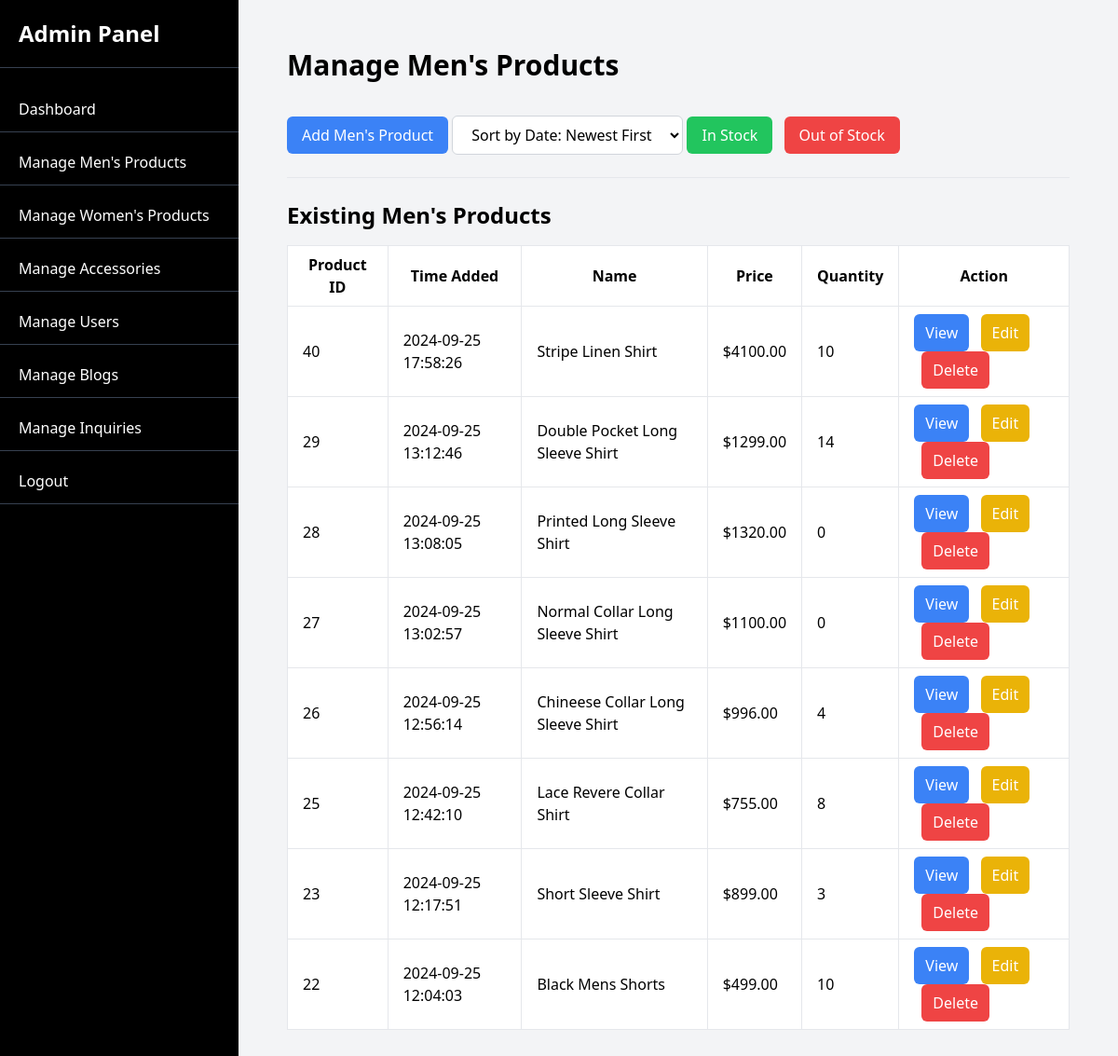
The app's page /public/admin/mens (signed in) with its own data.
### tables this page shows
CREATE TABLE `products` (
  `id` int(11) NOT NULL,
  `name` varchar(255) NOT NULL,
  `category_id` int(11) NOT NULL,
  `price` decimal(10,2) NOT NULL,
  `description` text DEFAULT NULL,
  `image` varchar(255) NOT NULL,
  `created_at` timestamp NOT NULL DEFAULT current_timestamp(),
  `is_featured` tinyint(1) DEFAULT 0,
  `quantity` int(11) DEFAULT 0
);

### app/controllers/AdminController.php (called while the page is built, shortened)
<?php
class AdminController extends Controller {
    private function getSortedProducts($category) {
        $sortOption = isset($_GET['sort']) ? $_GET['sort'] : 'date_new';
        $stockFilter = isset($_GET['stock']) ? $_GET['stock'] : null;
        return $this->model('ProductModel')->getSortedProductsByCategory($category, $sortOption, $stockFilter);
    }
    public function mens() {
        $products = $this->getSortedProducts('mens');
        $this->renderView('admin/mensProducts', ['products' => $products, 'sortOption' => isset($_GET['sort']) ? $_GET['sort'] : 'date_new']);
    }
}

### app/core/App.php (called while the page is built, shortened)
<?php
class App {
    protected $method = 'index';
    public function __construct() {
        $url = $this->parseUrl();
        if (isset($url[0]) && strtolower($url[0]) == 'admin') {
            if (isset($url[1])) {
                switch (strtolower($url[1])) {
                    default:
                        $this->method = 'dashboard';
                        break;
                }
            } else {
                $this->controller = 'AdminController';
                $this->method = 'dashboard';
            }
        }
        $this->controller = new $this->controller;
        if (isset($url[1]) && method_exists($this->controller, $url[1])) {
            $this->method = $url[1];
            unset($url[1]);
        }
        $this->params = $url ? array_values($url) : [];
        call_user_func_array([$this->controller, $this->method], $this->params);
    }
    public function parseUrl() {
        if (isset($_GET['url'])) {
            return explode('/', filter_var(rtrim($_GET['url'], '/'), FILTER_SANITIZE_URL));
        }
        return [];
    }
}

### public/index.php (called while the page is built, shortened)
<?php
require_once '../app/core/Database.php';
require_once '../app/core/Controller.php';
require_once '../app/core/App.php';
$app = new App();

### app/core/Database.php (called while the page is built, shortened)
<?php
class Database {
    private $host = DB_HOST;
    private $user = DB_USER;
    private $pass = DB_PASS;
    private $dbname = DB_NAME;
    private $dbh;
    private $stmt;
    public function __construct() {
        $dsn = 'mysql:host=' . $this->host . ';dbname=' . $this->dbname;
        $options = [
            PDO::ATTR_PERSISTENT => true,
            PDO::ATTR_ERRMODE => PDO::ERRMODE_EXCEPTION
        ];
        try {
            $this->dbh = new PDO($dsn, $this->user, $this->pass, $options);
        } catch (PDOException $e) {
            echo 'Connection failed: ' . $e->getMessage();
        }
    }
    public function query($sql) {
        $this->stmt = $this->dbh->prepare($sql);
    }
    public function bind($param, $value, $type = null) {
        if (is_null($type)) {
            switch (true) {
                default:
                    $type = PDO::PARAM_STR;
            }
        }
        $this->stmt->bindValue($param, $value, $type);
    }
    public function execute() {
        return $this->stmt->execute();
    }
    public function resultSet() {
        $this->execute();
        return $this->stmt->fetchAll(PDO::FETCH_ASSOC);
    }
}

### app/models/ProductModel.php (called while the page is built, shortened)
<?php
class ProductModel {
    private $db;
    public function __construct() {
        $this->db = new Database();
    }
    public function getSortedProductsByCategory($category, $sortOption, $stockFilter = null) {
        $query = 'SELECT * FROM products WHERE category_id = (SELECT id FROM categories WHERE name = :category)';
        switch ($sortOption) {
            case 'date_new':
                $query .= ' ORDER BY created_at DESC';
                break;
        }
        $this->db->query($query);
        $this->db->bind(':category', $category);
        return $this->db->resultSet();
    }
}

### app/views/admin/mensProducts.php (the view, shortened to what this page needs)
<div>
    <div id="main-content" class="container mx-auto p-5">
        <h1 class="text-3xl font-bold mb-5">Manage Men's Products</h1>
        <button id="showAddProductForm" class="bg-blue-500 text-white px-4 py-2 rounded-md">Add Men's Product</button>
        <select id="sortProducts" class="bg-white border border-gray-300 px-4 py-2 rounded-md mt-4">
            <option value="date_new" <?= isset($data['sortOption']) && $data['sortOption'] == 'date_new' ? 'selected' : '' ?>>Sort by Date: Newest First</option>
        </select>
        <button id="filterInStock" class="bg-green-500 text-white px-4 py-2 rounded-md">In Stock</button>
        <button id="filterOutOfStock" class="bg-red-500 text-white px-4 py-2 rounded-md ml-2">Out of Stock</button>
        <hr class="my-6">
        <h2 class="text-2xl font-bold mb-4">Existing Men's Products</h2>
        <div class="overflow-x-auto">
            <table class="min-w-full bg-white border border-gray-200">
                <thead>
                    <tr>
                        <th class="px-4 py-2 border">Product ID</th>
                        <th class="px-4 py-2 border">Time Added</th>
                        <th class="px-4 py-2 border">Name</th>
                        <th class="px-4 py-2 border">Price</th>
                        <th class="px-4 py-2 border">Quantity</th>
                        <th class="px-4 py-2 border">Action</th>
                    </tr>
                </thead>
                <tbody>
                    <?php if (!empty($data['products'])): ?>
                        <?php foreach ($data['products'] as $product): ?>
                            <tr id="product-<?= $product['id'] ?>">
                                <td class="border px-4 py-2"><?= $product['id'] ?></td>
                                <td class="border px-4 py-2"><?= $product['created_at'] ?></td>
                                <td class="border px-4 py-2"><?= htmlspecialchars($product['name']) ?></td>
                                <td class="border px-4 py-2">$<?= htmlspecialchars($product['price']) ?></td>
                                <td class="border px-4 py-2"><?= htmlspecialchars($product['quantity']) ?></td>
                                <td class="border px-4 py-2">
                                    <button class="view-product bg-blue-500 text-white px-3 py-2 rounded-md" data-id="<?= $product['id'] ?>">View</button>
                                    <button class="edit-product bg-yellow-500 text-white px-3 py-2 rounded-md ml-2" data-id="<?= $product['id'] ?>">Edit</button>
                                    <button class="delete-product bg-red-500 text-white px-3 py-2 rounded-md ml-2" data-id="<?= $product['id'] ?>">Delete</button>
                                </td>
                            </tr>
                        <?php endforeach; ?>
                    <?php else: ?>
                        <tr><td colspan="6" class="border px-4 py-2">No products found in this category.</td></tr>
                    <?php endif; ?>
                </tbody>
            </table>
        </div>
    </div>
</div>

### records on screen
products: id "40", created_at "2024-09-25 17:58:26", name "Stripe Linen Shirt", price "4100.00", quantity "10"
products: id "29", created_at "2024-09-25 13:12:46", name "Double Pocket Long Sleeve Shirt", price "1299.00", quantity "14"
products: id "28", created_at "2024-09-25 13:08:05", name "Printed Long Sleeve Shirt", price "1320.00", quantity "0"
products: id "27", created_at "2024-09-25 13:02:57", name "Normal Collar Long Sleeve Shirt", price "1100.00", quantity "0"
products: id "26", created_at "2024-09-25 12:56:14", name "Chineese Collar Long Sleeve Shirt", price "996.00", quantity "4"
products: id "25", created_at "2024-09-25 12:42:10", name "Lace Revere Collar Shirt", price "755.00", quantity "8"
products: id "23", created_at "2024-09-25 12:17:51", name "Short Sleeve Shirt", price "899.00", quantity "3"
products: id "22", created_at "2024-09-25 12:04:03", name "Black Mens Shorts", price "499.00", quantity "10"
